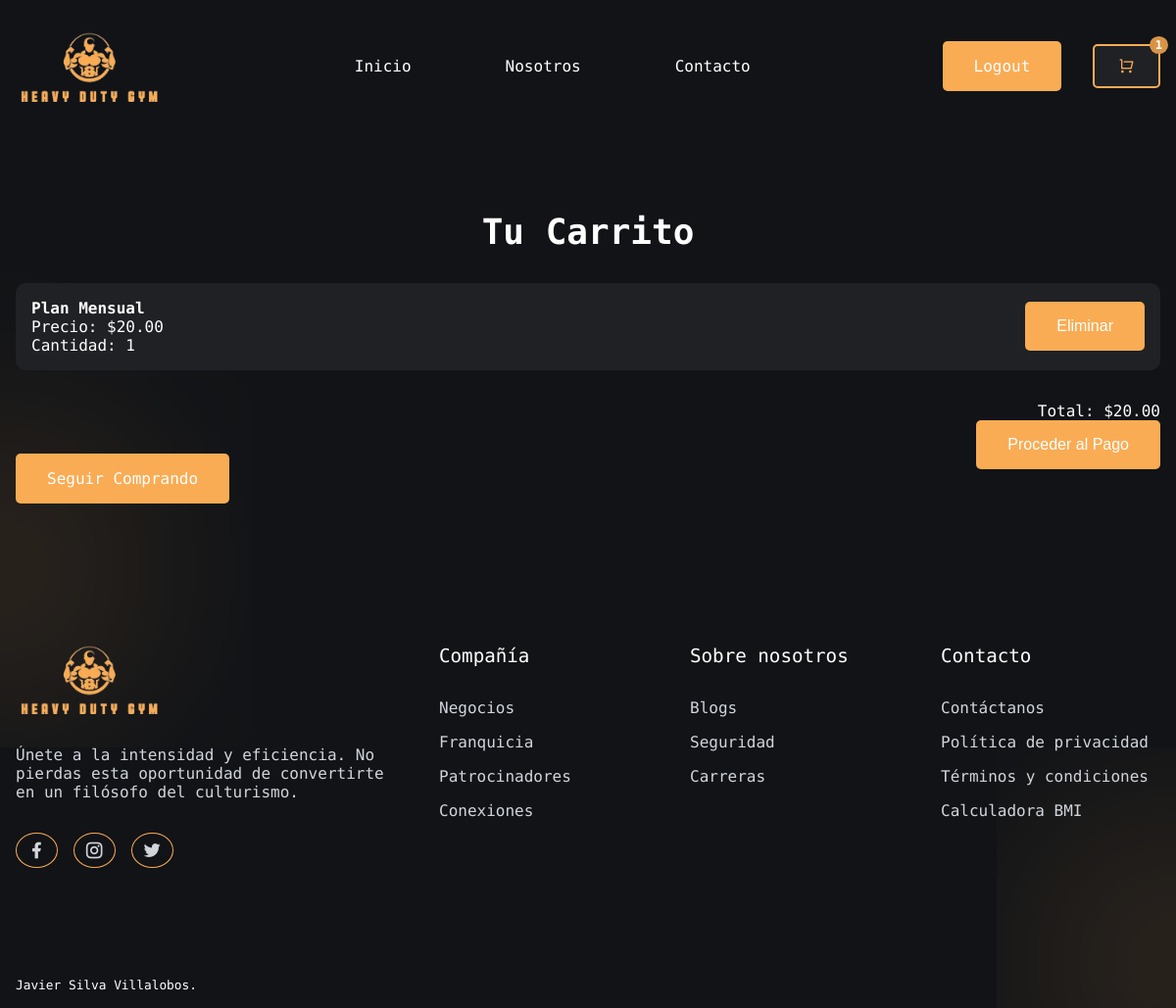
The app's page /cart/ (signed in) with its own data.
### main/models.py (models this page shows, shortened)
class CartItem(models.Model):
    cart = models.ForeignKey(Cart, on_delete=models.CASCADE)
    item = models.ForeignKey(Item, on_delete=models.CASCADE)
    quantity = models.PositiveIntegerField(default=1)
    class Meta:
        ordering = ['cart', 'item']

class Item(models.Model):
    name = models.CharField(max_length=100)
    price = models.DecimalField(max_digits=10, decimal_places=2)
    description = models.TextField()
    class Meta:
        ordering = ['name']

class Cart(models.Model):
    user = models.OneToOneField(User, on_delete=models.CASCADE)
    items = models.ManyToManyField(Item, through='CartItem')
    def get_total_price(self):
        total = sum(item.item.price * item.quantity for item in self.cartitem_set.all())
        return total
    class Meta:
        ordering = ['user']

### main/views.py (the view)
# urls.py: path('cart/', views.cart, name='cart'),
@login_required
def cart(request):
    cart, created = Cart.objects.get_or_create(user=request.user)
    item_count = cart.cartitem_set.count()
    return render(request, 'main/cart.html', {'cart': cart, 'item_count': item_count})

### main/templates/main/cart.html (shortened to what this page needs)
{% extends 'main/base.html' %}
{% load static %}
{% block content %}
<section class="section__container">
    <h2 class="section__header">Tu Carrito</h2>
    <ul class="cart__list">
        {% for cart_item in cart.cartitem_set.all %}
            <li class="cart__item">
                <div class="cart__item__info">
                    <h4>{{ cart_item.item.name }}</h4>
                    <p>Precio: ${{ cart_item.item.price|floatformat:2 }}</p>
                    <p>Cantidad: {{ cart_item.quantity }}</p>
                </div>
                <div class="cart__item__actions">
                    <form method="post" action="{% url 'remove_from_cart' cart_item.id %}">
                        <button type="submit" class="btn">Eliminar</button>
                    </form>
                </div>
            </li>
        {% empty %}
            <li>No tienes items en tu carrito.</li>
        {% endfor %}
    </ul>
    <div class="cart__checkout">
        <p>Total: ${{ cart.get_total_price|floatformat:2 }}</p>
        <button class="btn">Proceder al Pago</button>
    </div>
    <div class="cart__actions">
        <a href="{% url 'home' %}" class="btn">Seguir Comprando</a>
    </div>
</section>
{% endblock %}

### main/static/css/styles.css (style rules this page uses)
:root { --primary-color: #111317; --primary-color-light: #1f2125; --primary-color-extra-light: #35373b; --secondary-color: #f9ac54; --secondary-color-dark: #d79447; --text-light: #d1d5db; --white: #ffffff; --max-width: 1200px; }
* { padding: 0; margin: 0; box-sizing: border-box; }
body { font-family: "M PLUS 1 Code", sans-serif; background-color: var(--primary-color); }
.section__container { max-width: var(--max-width); margin: auto; padding: 5rem 1rem; }
.section__header { margin-bottom: 1rem; font-size: 2.25rem; font-weight: 600; text-align: center; color: var(--white); }
.btn { padding: 1rem 2rem; outline: none; border: none; font-size: 1rem; color: var(--white); background-color: var(--secondary-color); border-radius: 5px; cursor: pointer; transition: background-color 0.3s; }
a { text-decoration: none; }
.cart__list { list-style: none; padding: 0; margin: 2rem 0; color: #ffffff; }
.cart__item { display: flex; justify-content: space-between; align-items: center; padding: 1rem; margin-bottom: 1rem; background-color: var(--primary-color-light); border-radius: 10px; }
.cart__item__info { flex: 1; color: var(--white); }
.cart__item__actions { display: flex; gap: 1rem; }
.cart__checkout { text-align: right; color: #ffffff; }
.cart__checkout button { color: var(--white); background-color: var(--secondary-color); border: none; padding: 1rem 2rem; border-radius: 5px; cursor: pointer; transition: background-color 0.3s; }

### records on screen
CartItem: item.name "Plan Mensual", item.price "20.00", quantity "1"
Cart: get_total_price "20.00"

### other values on screen
{{ item_count }} "1"
